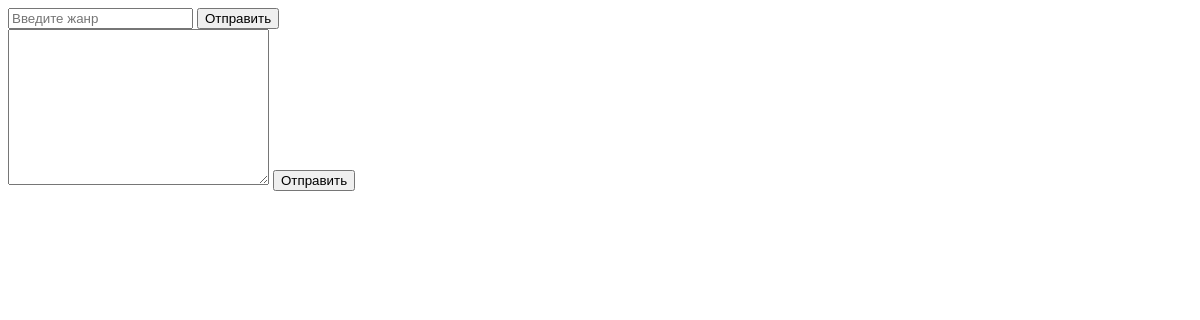
/shop/, run on an earlier commit of the app's database.
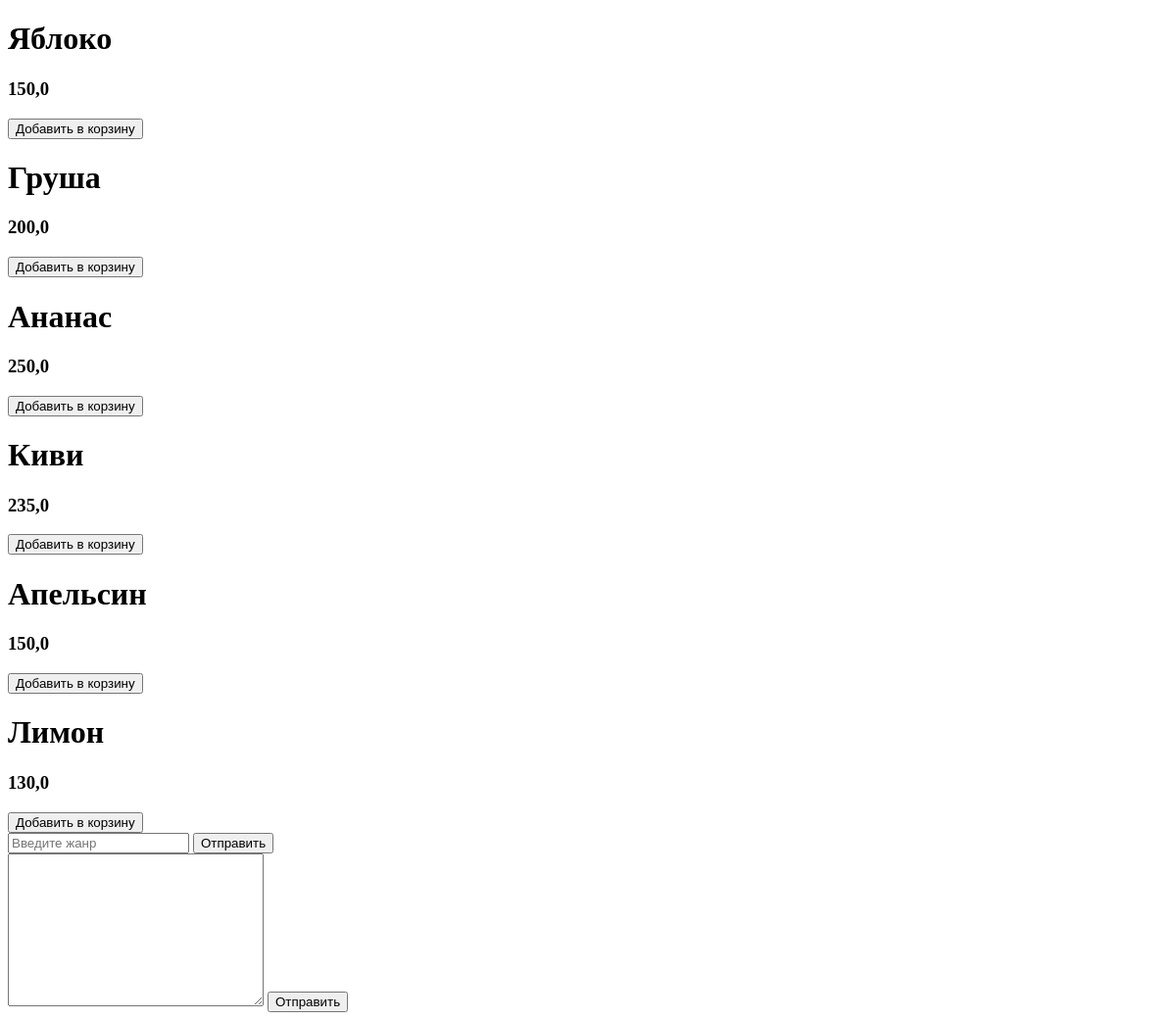
And on a later commit of the database.
### appShop/models.py (models this page shows, shortened)
class ProductShop(models.Model):
    title = models.CharField(
        "Имя товара",
        null=False,
        max_length = 150
    )
    count = models.IntegerField(
        "Количество товара на складе",
        null = False,
        default = 0
    )
    price =models.FloatField(
        "Цена товара",
        null = False,
        default = 0
    )
    class Meta:
        verbose_name = "товар"
        verbose_name_plural = "Товары"

### appShop/views.py (the view, shortened to what this page needs)
# urls.py: path('', views.HomePage.as_view(), name="urlBase")
class HomePage(View):
    def get(self, request):
       obj_products = ProductShop.objects.values('id', 'count', 'title', 'price')
       return render(request, 'appShop/home.html', {
            'products': obj_products
        })

### appShop/templates/appShop/home.html (shortened to what this page needs)
{% load static %}
<!DOCTYPE html>
<html lang="ru">
<head>
</head>
<body>
    {% for product in products %}
        {% if product.count != 0 %}
            <div class="card" >
                <h1>{{product.title}}</h1>
                <h3>{{product.price}}</h3>
                <button id="addback" data-product-id="{{product.id}}">Добавить в корзину</button>
            </div>
        {% endif %}
    {% endfor %}
    <form action="{% url 'urlMethodDjangoPost' %}" method="post">
        <input name="genre" type="text" placeholder="Введите жанр">
        <button>Отправить</button>
    </form>
    <form action="{% url 'urlMethodAjaxPost' %}" method="post" id="FormAjax">
        <textarea name="desc" cols="30" rows="10"></textarea>
        <button>Отправить</button>
    </form>
</body>
</html>

What changed in the data, as far as the page shows it:
added ProductShop: title "Яблоко", price "150,0"
added ProductShop: title "Груша", price "200,0"
added ProductShop: title "Ананас", price "250,0"
added ProductShop: title "Киви", price "235,0"
added ProductShop: title "Апельсин", price "150,0"
added ProductShop: title "Лимон", price "130,0"
